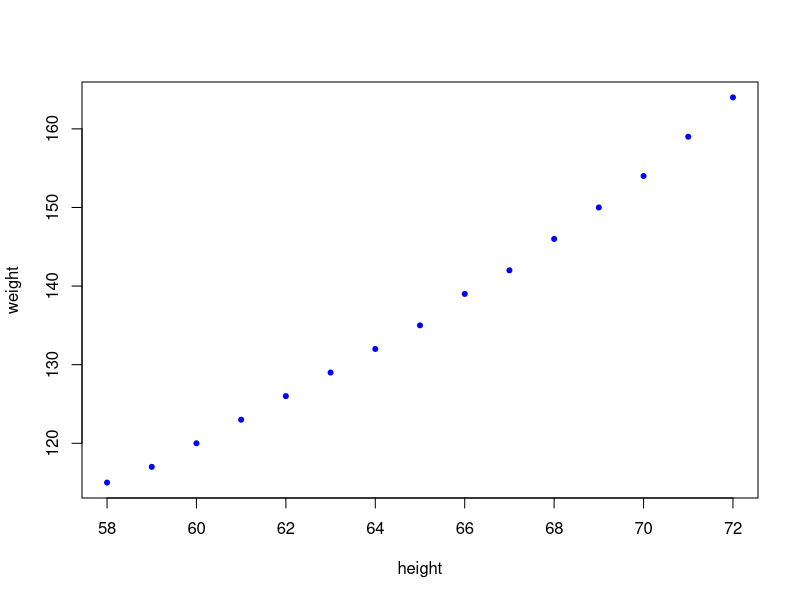
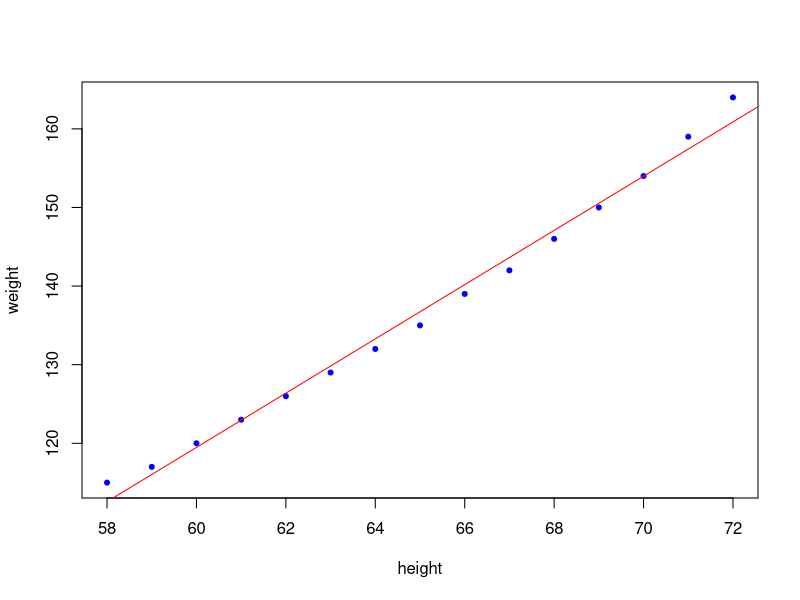
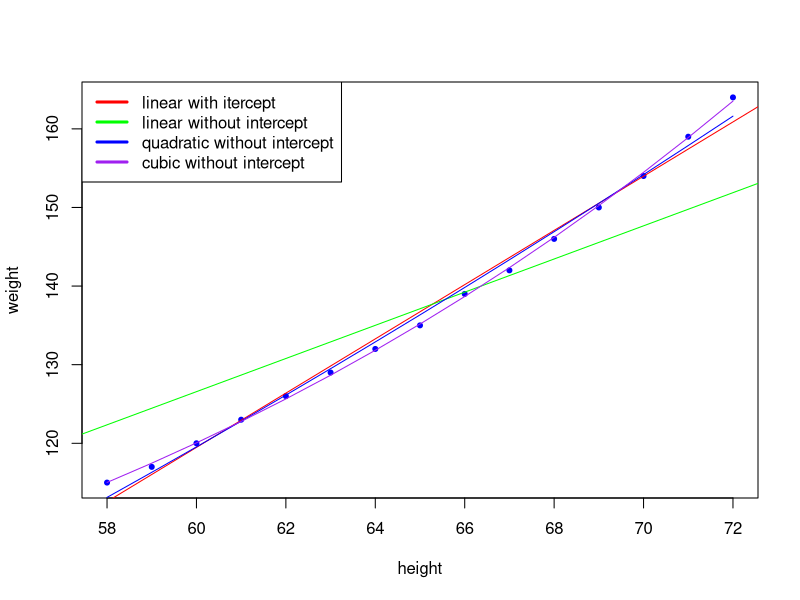
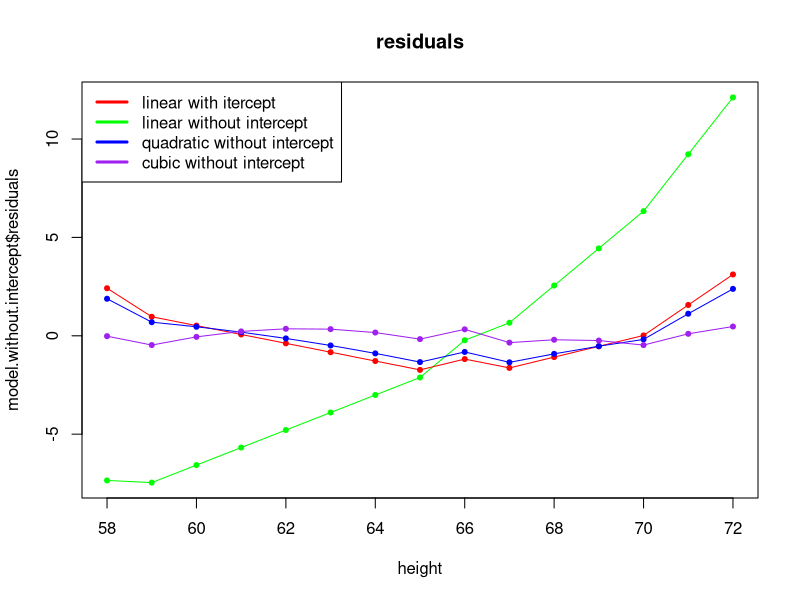

R code for these plots, in order:
data(women)    # R demo dataset with only two columns
str(women)     # get quick summary of dataset structure
attach(women)  # make the namespace of "women" accessible

pdf("women.pdf")
plot(women, pch=20, col="blue") # plot the dataset
dev.off()


pdf("women1.pdf")
plot(women, pch=20, col="blue") # plot the dataset

linear.model = lm( weight ~ height )  # linear model: weight vs height
abline(linear.model, col="red") # superimpose a red line (the fit)
dev.off()

summary(linear.model)

pdf("women2.pdf")

plot(women, pch=20, col="blue") # plot the dataset
abline(linear.model, col="red") # superimpose a red line (the fit)

model.without.intercept = lm( weight ~ height - 1 )
abline(model.without.intercept, col="green") # superimpose a green line
summary(model.without.intercept)

quadratic.model.without.intercept = lm( weight ~ height + I(height^2) - 1 )
summary(quadratic.model.without.intercept)

cubic.model.without.intercept = lm( weight ~ height + I(height^2)  + I(height^3) - 1 )
summary(cubic.model.without.intercept)

quadratic.predictions = predict( quadratic.model.without.intercept, data.frame( height = height ) )
lines(height, quadratic.predictions, col="blue") # superimpose a blue line

cubic.predictions = predict( cubic.model.without.intercept, data.frame( height = height ) )
lines(height, cubic.predictions, col="purple") # superimpose a blue line

legend("topleft",
       c("linear with itercept", "linear without intercept", "quadratic without intercept", "cubic without intercept"),
       col=c("red", "green", "blue", "purple"), lwd=3)
dev.off()


pdf("women3.pdf")

plot( height, model.without.intercept$residuals,
      type="o", pch=20, col="green", main = "residuals" )

lines( height, linear.model$residuals,
      type="o", pch=20, col="red")

lines( height, quadratic.model.without.intercept$residuals,
      type="o", pch=20, col="blue")

lines( height, cubic.model.without.intercept$residuals,
      type="o", pch=20, col="purple")

legend("topleft",
       c("linear with itercept", "linear without intercept", "quadratic without intercept", "cubic without intercept"),
       col=c("red", "green", "blue", "purple"), lwd=3)
dev.off()



